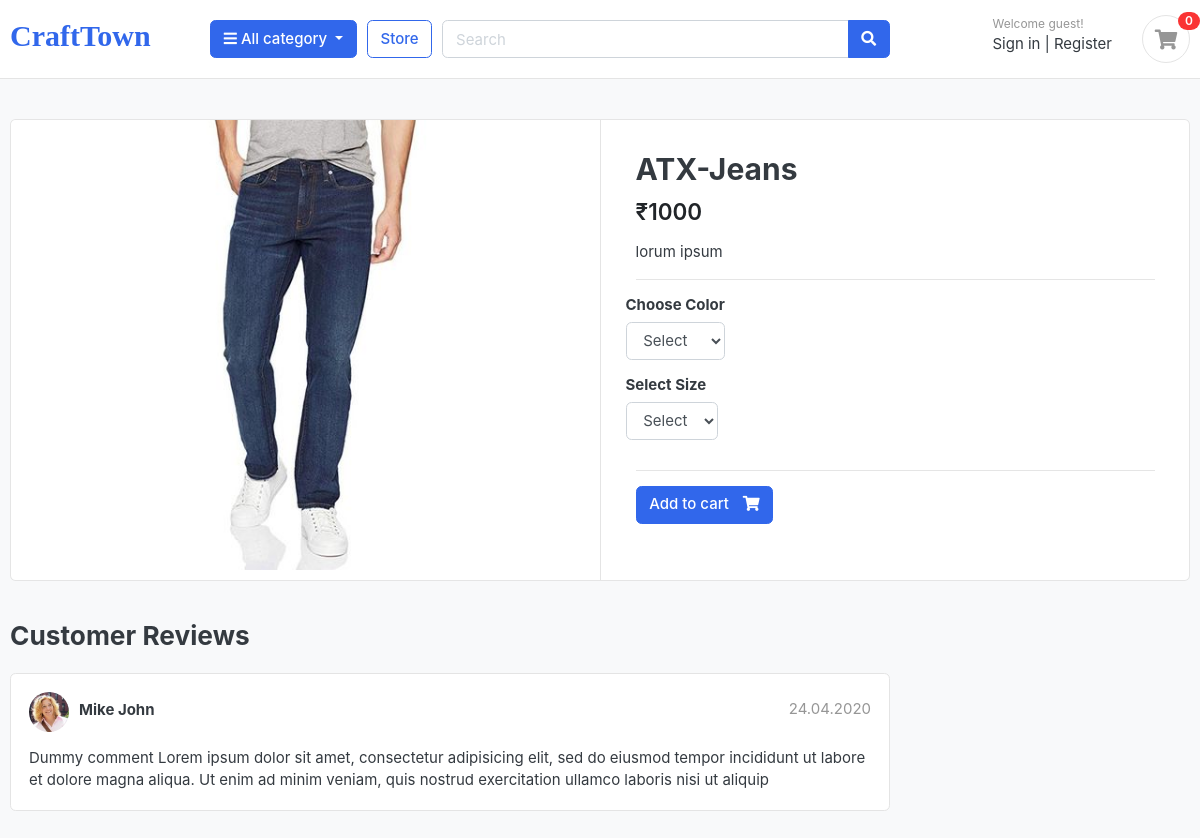
The page /store/category/jackets/atx-jeans/ on the database its author committed.
### store/models.py (models this page shows, shortened)
class Product(models.Model):
    product_name = models.CharField(max_length=255, unique=True)
    slug = models.SlugField(max_length=200, unique=True)
    description = models.TextField(max_length=500, blank=True)
    price = models.IntegerField()
    images = models.ImageField(upload_to='photo/products')
    stock = models.IntegerField()
    is_available = models.BooleanField(default=True)
    category = models.ForeignKey(Category, on_delete=models.CASCADE)
    created_date = models.DateTimeField(auto_now_add=True)
    modified_date = models.DateTimeField(auto_now_add=True)

### store/views.py (the view)
# urls.py: path('category/<slug:category_slug>/<slug:product_slug>/', views.product_details, name='product_details'),
def product_details(request, category_slug, product_slug):
    try:
        single_product = Product.objects.get(category__slug=category_slug,slug=product_slug)
        in_cart = CartItem.objects.filter(cart__cart_id=_cart_id(request), product=single_product).exists()
    except Exception as e:
        raise e
    data = {
        'single_product' : single_product,
        'in_cart': in_cart
    }
    return render(request,'store/product-detail.html',data)

### cart/context_processors.py (called while the page is built)
def counter(request):
    cart_count = 0
    if 'admin' in request.path:
        return {}
    else:
        try:
            cart = Cart.objects.all().filter(cart_id=_cart_id(request))
            if request.user.is_authenticated:
                cart_items = CartItem.objects.all().filter(user=request.user)
            else:
                cart_items = CartItem.objects.all().filter(cart=cart[:1])
            for cart_item in cart_items:
                cart_count += cart_item.quantity
        except Cart.DoesNotExist:
             cart_count = 0
    return dict(cart_count=cart_count)

### cart/views.py (called while the page is built)
def _cart_id(request):
    cart = request.session.session_key
    if not cart:
        cart = request.session.create()
    return cart

### category/context_processor.py (called while the page is built)
def menu_links(request):
    links = Category.objects.all()
    return dict(links=links)

### category/models.py (called while the page is built)
    def get_url(self):
        return reverse('products_by_category', args=[self.slug])

### store/models.py (called while the page is built)
    def colors(self):
        return super(VariationManager, self).filter(variation_category='color', is_active=True)

    def sizes(self):
        return super(VariationManager, self).filter(variation_category='size', is_active=True)

### templates/store/product-detail.html (shortened to what this page needs)
<!DOCTYPE HTML>
{% extends 'base.html' %}
{% load static %}
{% block content %}
<html lang="en">
   <section class="section-content padding-y bg">
      <div class="container">
         <div class="card">
            <div class="row no-gutters">
               <aside class="col-md-6">
                  <article class="gallery-wrap">
                     <div class="img-big-wrap">
                        <a href="#"><img src="{{ single_product.images.url }}"></a>
                     </div>
                  </article>
               </aside>
               <main class="col-md-6 border-left">
				   <form action="{% url 'add_cart' single_product.id %}" method="POST">
                  <article class="content-body">
                     <h2 class="title">{{ single_product.product_name }}</h2>
                     <div class="mb-3">
                        <var class="price h4">₹{{ single_product.price }}</var>
                     </div>
                     <p>{{ single_product.description }}</p>
                     <hr>
                     <div class="row">
                        <div class="item-option-select">
                           <h6>Choose Color</h6>
                           <select name="color" class="form-control" >
                              <option value="" disabled selected>Select</option>
						   </select>
                        </div>
                     </div>
                     <div class="row">
                        <div class="item-option-select">
                           <h6>Select Size</h6>
                           <select name="size" class="form-control" >
                              <option value="" disabled selected>Select</option>
						   </select>
                        </div>
                     </div>
                     <hr>
                     {% if single_product.stock <= 0 %}
                     <h4 class="text-danger">Out Of Stock</h4>
                     {% else %}
                     <button type="submit"  class="btn  btn-primary"> <span class="text">Add to cart</span> <i class="fas fa-shopping-cart"></i>  </button>
                     {% endif %}
                  </article>
				   </form>
               </main>
            </div>
         </div>
         <br>
         <div class="row">
            <div class="col-md-9">
               <header class="section-heading">
                  <h3>Customer Reviews </h3>
               </header>
               <article class="box mb-3">
                  <div class="icontext w-100">
                     <img src="{% static './images/avatars/avatar1.jpg' %}" class="img-xs icon rounded-circle">
                     <div class="text">
                        <span class="date text-muted float-md-right">24.04.2020 </span>
                        <h6 class="mb-1">Mike John </h6>
                     </div>
                  </div>
                  <div class="mt-3">
                     <p>
                        Dummy comment Lorem ipsum dolor sit amet, consectetur adipisicing elit, sed do eiusmod
                        tempor incididunt ut labore et dolore magna aliqua. Ut enim ad minim veniam,
                        quis nostrud exercitation ullamco laboris nisi ut aliquip
                     </p>
                  </div>
               </article>
            </div>
         </div>
      </div>
   </section>
   </body>
</html>
{% endblock %}

### static/css/ui.css (style rules this page uses)
html { font-family: "Inter", sans-serif; font-size: 15px; }
.content-body { flex: 1 1 auto; padding: 2rem 2.3rem; }
.img-xs, .img-sm, .img-md, .img-lg { -o-object-fit: cover; object-fit: cover; flex-shrink: 0; flex-grow: 0; }
.img-xs { width: 40px; height: 40px; }
.padding-y { padding-top: 40px; padding-bottom: 40px; }
var { font-style: normal; }
article:after, .form-group:after { display: block; clear: both; content: ""; }
.bg { background-color: #f8f9fa; }
.section-heading { margin-bottom: 20px; margin-top: 15px; }
p:last-child { margin-bottom: 0; }
.btn .text + i { margin-left: 10px; }
.icontext { display: inline-flex; align-items: center; vertical-align: middle; }
.icontext .text { width: 100%; line-height: 1.2; }
.icontext .icon { position: relative; margin-right: 10px; flex-shrink: 0; flex-grow: 0; }
.price { font-weight: 600; color: #212529; }
.box { padding: 18px; background: #fff; border-radius: 0.37rem; border: 1px solid #e4e4e4; }
.box img { max-width: 100%; }
.gallery-wrap .img-big-wrap { margin-bottom: 10px; border-radius: 0.37rem; overflow: hidden; background-color: #fff; }
.gallery-wrap .img-big-wrap a { text-align: center; display: block; }
.gallery-wrap .img-big-wrap img { height: 450px; width: auto; display: inline-block; }
.item-option-select { margin-bottom: 1rem; display: inline-block; margin-right: 15px; }

### rows shown on the page
Product: images (picture), product_name "ATX-Jeans", price "1000", description "lorum ipsum"

### other values the page prints
{{ cart_count }} "0"
